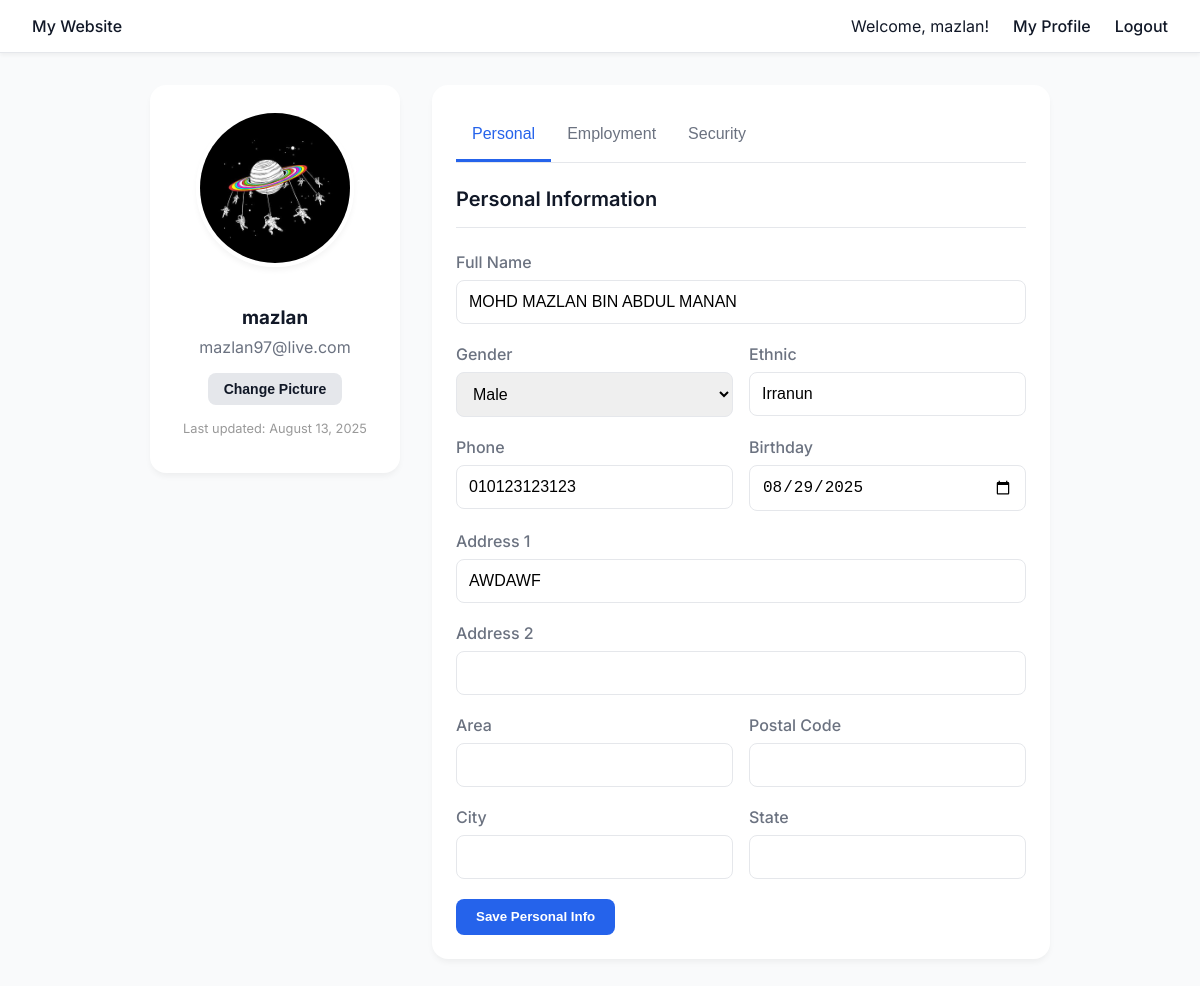
The app's page /profile.php (signed in) with its own data.
### tables this page shows
CREATE TABLE `users` (
  `id` int(11) NOT NULL,
  `nric` varchar(50) NOT NULL,
  `email` varchar(100) NOT NULL,
  `username` varchar(50) DEFAULT NULL,
  `password` varchar(255) NOT NULL,
  `created_at` datetime NOT NULL DEFAULT current_timestamp()
);

CREATE TABLE `user_profiles` (
  `id` int(11) NOT NULL,
  `user_id` int(11) NOT NULL,
  `full_name` varchar(255) DEFAULT NULL,
  `gender` enum('m','f') DEFAULT NULL,
  `ethnic` varchar(100) DEFAULT NULL,
  `phone` varchar(50) DEFAULT NULL,
  `birthday` date DEFAULT NULL,
  `address1` varchar(255) DEFAULT NULL,
  `address2` varchar(255) DEFAULT NULL,
  `area` varchar(100) DEFAULT NULL,
  `postal_code` varchar(20) DEFAULT NULL,
  `city` varchar(100) DEFAULT NULL,
  `state` varchar(100) DEFAULT NULL,
  `voting_area` varchar(255) DEFAULT NULL,
  `service_area` varchar(255) DEFAULT NULL,
  `vest_size` varchar(10) DEFAULT NULL,
  `profile_pic_url` varchar(2083) DEFAULT NULL,
  `updated_at` timestamp NOT NULL DEFAULT current_timestamp() ON UPDATE current_timestamp()
);

CREATE TABLE `user_employment` (
  `id` int(11) NOT NULL,
  `user_id` int(11) NOT NULL,
  `employment` varchar(255) NOT NULL,
  `position` varchar(255) NOT NULL,
  `employer_name` varchar(255) NOT NULL,
  `company_address` varchar(255) NOT NULL,
  `updated_at` timestamp NOT NULL DEFAULT current_timestamp() ON UPDATE current_timestamp()
);

### php/user.php (called while the page is built, shortened)
<?php
class User
{
    private $conn;
    public function __construct($db)
    {
        $this->conn = $db;
    }
    public function getProfile($user_id)
    {
        $query = "
            SELECT u.username, u.email, u.nric, p.*, e.*
            FROM users u
            LEFT JOIN user_profiles p ON u.id = p.user_id
            LEFT JOIN user_employment e ON u.id = e.user_id
            WHERE u.id = :user_id
        ";
        $stmt = $this->conn->prepare($query);
        $stmt->bindParam(':user_id', $user_id, PDO::PARAM_INT);
        $stmt->execute();
        $data = $stmt->fetch(PDO::FETCH_ASSOC);
        $data["skuad_id"] = "SKUAD" . str_pad($data["id"], 2, "0", STR_PAD_LEFT);
        return $data;
    }
}

### profile.php (the view, shortened to what this page needs)
<?php
require_once ROOT_PATH . '/php/user_auth_check.php';
require_once ROOT_PATH . '/php/user.php';
$database = new Database();
$db = $database->connect();
$user = new User($db);
$user_id = $_SESSION['user_id'];
$profileData = $user->getProfile($user_id);
?>
<!DOCTYPE html>
<html lang="en">
<head>
</head>
<body>
    <nav class="navbar">
        <a href="<?php echo BASE_URL; ?>/index.php">My Website</a>
        <div class="nav-links">
            <span>Welcome, <?php echo htmlspecialchars($_SESSION['username']); ?>!</span>
            <a href="<?php echo BASE_URL; ?>/profile.php">My Profile</a>
            <a href="<?php echo BASE_URL; ?>/api/user_logout.php">Logout</a>
        </div>
    </nav>
    <main class="page-wrapper">
        <div class="profile-grid">
            <div class="card profile-pic-container">
                <img id="profile-pic-img" src="<?php echo empty($profileData['profile_pic_url']) ?  'https://placehold.co/150x150/e0e7ff/3730a3?text=User' : BASE_URL . '/' . htmlspecialchars($profileData['profile_pic_url']); ?>" alt="Profile Picture" class="profile-pic">
                <h3 style="margin-bottom: 0.5rem;"><?php echo htmlspecialchars($profileData['username']); ?></h3>
                <p style="color: var(--subtle-text-color); margin-top: 0;"><?php echo htmlspecialchars($profileData['email']); ?></p>
                <form id="profile-pic-form">
                    <button type="button" class="btn btn-secondary" id="change-pic-btn" onclick="document.getElementById('profile-pic-input').click();">Change Picture</button>
                </form>
                <p style="font-size: 0.8rem; color: #999; margin-top: 1rem;">
                    Last updated: <?php echo date('F j, Y', strtotime($profileData['updated_at'])); ?>
                </p>
            </div>
            <div class="card">
                <div class="tabs">
                    <button class="tab-link active" data-tab="personal">Personal</button>
                    <button class="tab-link" data-tab="employment">Employment</button>
                    <button class="tab-link" data-tab="security">Security</button>
                </div>
                <div id="personal" class="tab-content active">
                    <form id="personal-details-form">
                        <h2 class="card-title">Personal Information</h2>
                        <div class="form-group">
                            <label for="full_name">Full Name</label>
                            <input type="text" id="full_name" name="full_name" class="form-control" value="<?php echo htmlspecialchars($profileData['full_name'] ?? ''); ?>">
                        </div>
                        <div class="form-grid">
                            <div class="form-group">
                                <label for="gender">Gender</label>
                                <select id="gender" name="gender" class="form-control">
                                    <option value="m" <?php echo ($profileData['gender'] ?? '') === 'm' ? 'selected' : ''; ?>>Male</option>
                                </select>
                            </div>
                            <div class="form-group">
                                <label for="ethnic">Ethnic</label>
                                <input type="text" id="ethnic" name="ethnic" class="form-control" value="<?php echo htmlspecialchars($profileData['ethnic'] ?? ''); ?>">
                            </div>
                        </div>
                        <div class="form-grid">
                            <div class="form-group">
                                <label for="phone">Phone</label>
                                <input type="text" id="phone" name="phone" class="form-control" value="<?php echo htmlspecialchars($profileData['phone'] ?? ''); ?>">
                            </div>
                            <div class="form-group">
                                <label for="birthday">Birthday</label>
                                <input type="date" id="birthday" name="birthday" class="form-control" value="<?php echo htmlspecialchars($profileData['birthday'] ?? ''); ?>">
                            </div>
                        </div>
                        <div class="form-group">
                            <label for="address1">Address 1</label>
                            <input type="text" id="address1" name="address1" class="form-control" value="<?php echo htmlspecialchars($profileData['address1'] ?? ''); ?>">
                        </div>
                        <div class="form-group">
                            <label for="address2">Address 2</label>
                            <input type="text" id="address2" name="address2" class="form-control" value="<?php echo htmlspecialchars($profileData['address2'] ?? ''); ?>">
                        </div>
                        <div class="form-grid">
                            <div class="form-group">
                                <label for="area">Area</label>
                                <input type="text" id="area" name="area" class="form-control" value="<?php echo htmlspecialchars($profileData['area'] ?? ''); ?>">
                            </div>
                            <div class="form-group">
                                <label for="postal_code">Postal Code</label>
                                <input type="text" id="postal_code" name="postal_code" class="form-control" value="<?php echo htmlspecialchars($profileData['postal_code'] ?? ''); ?>">
                            </div>
                        </div>
                        <div class="form-grid">
                            <div class="form-group">
                                <label for="city">City</label>
                                <input type="text" id="city" name="city" class="form-control" value="<?php echo htmlspecialchars($profileData['city'] ?? ''); ?>">
                            </div>
                            <div class="form-group">
                                <label for="state">State</label>
                                <input type="text" id="state" name="state" class="form-control" value="<?php echo htmlspecialchars($profileData['state'] ?? ''); ?>">
                            </div>
                        </div>
                        <button type="submit" class="btn btn-primary">Save Personal Info</button>
                    </form>
                </div>
            </div>
        </div>
    </main>
</body>
</html>

### profile.php (style rules this page uses)
:root { --bg-color: #f9fafb; --text-color: #111827; --subtle-text-color: #6b7280; --border-color: #e5e7eb; --card-bg-color: #ffffff; --shadow-color: rgba(0, 0, 0, 0.05); --primary-color: #2563eb; --danger-color: #dc2626; --danger-hover-color: #b91c1c; --font-sans: 'Inter', sans-serif; }
body { font-family: var(--font-sans); background-color: var(--bg-color); color: var(--text-color); margin: 0; }
.navbar { background-color: var(--card-bg-color); padding: 1rem 2rem; border-bottom: 1px solid var(--border-color); box-shadow: 0 2px 4px var(--shadow-color); display: flex; justify-content: space-between; align-items: center; }
.navbar a { text-decoration: none; color: var(--text-color); font-weight: 500; }
.nav-links { display: flex; align-items: center; gap: 1.5rem; }
.page-wrapper { max-width: 900px; margin: 2rem auto; padding: 0 1rem; }
.profile-grid { display: grid; grid-template-columns: 250px 1fr; gap: 2rem; align-items: flex-start; }
.card { background-color: var(--card-bg-color); padding: 1.5rem; border-radius: 1rem; box-shadow: 0 4px 6px -1px var(--shadow-color); margin-bottom: 2rem; }
.card-title { font-size: 1.25rem; font-weight: 600; color: var(--text-color); margin-top: 0; margin-bottom: 1.5rem; border-bottom: 1px solid var(--border-color); padding-bottom: 1rem; }
.profile-pic-container { text-align: center; }
.profile-pic { width: 150px; height: 150px; border-radius: 50%; object-fit: cover; border: 4px solid white; box-shadow: 0 4px 6px -1px var(--shadow-color); margin-bottom: 1rem; }
.profile-pic-container .btn { font-size: 0.875rem; padding: 0.5rem 1rem; }
.form-group { margin-bottom: 1.25rem; }
.form-group label { display: block; font-weight: 500; margin-bottom: 0.5rem; color: var(--subtle-text-color); }
.form-control { width: 100%; padding: 0.75rem; border: 1px solid var(--border-color); border-radius: 0.5rem; font-size: 1rem; box-sizing: border-box; }
.form-grid { display: grid; grid-template-columns: 1fr 1fr; gap: 1rem; }
.btn { padding: 0.65rem 1.25rem; border-radius: 0.5rem; text-decoration: none; font-weight: 600; transition: background-color 0.3s ease; border: none; cursor: pointer; }
.btn-primary { background-color: var(--primary-color); color: white; }
.btn-secondary { background-color: var(--border-color); color: var(--text-color); }
.tabs { display: flex; border-bottom: 1px solid var(--border-color); margin-bottom: 1.5rem; }
.tab-link { background: none; border: none; padding: 1rem; font-size: 1rem; font-weight: 500; cursor: pointer; color: var(--subtle-text-color); border-bottom: 3px solid transparent; }
.tab-link.active { color: var(--primary-color); border-bottom-color: var(--primary-color); }
.tab-content { display: none; }
.tab-content.active { display: block; animation: fadeIn 0.5s; }

### records on screen
users: user_profiles.profile_pic_url (picture), username "mazlan", email "mazlan97@live.com", user_employment.updated_at "August 13, 2025", full_name "MOHD MAZLAN BIN ABDUL MANAN", ethnic "Irranun", phone "010123123123", birthday "08/29/2025", address1 "AWDAWF"
user_profiles: gender "Male"

### other values on screen
$_SESSION['username'] "mazlan"
